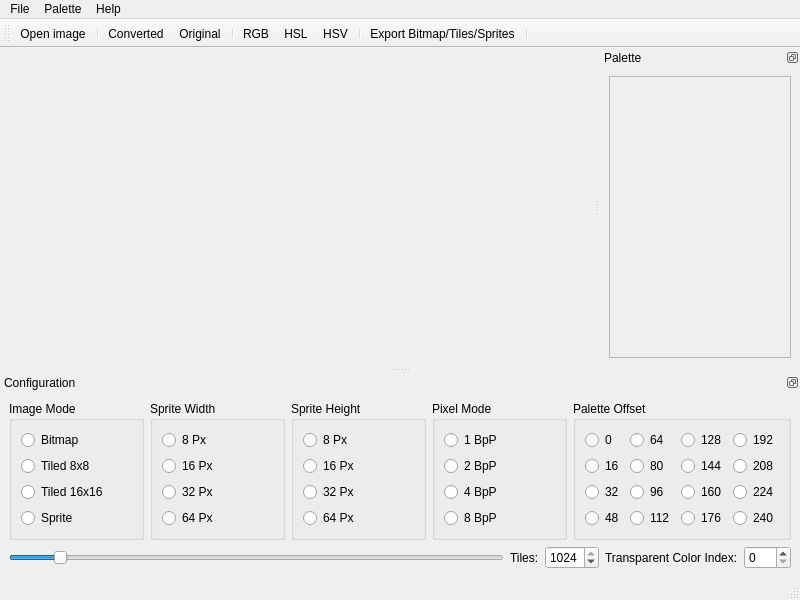
<?xml version="1.0" encoding="UTF-8"?>
<ui version="4.0">
 <class>MainWindow</class>
 <widget class="QMainWindow" name="MainWindow">
  <property name="geometry">
   <rect>
    <x>0</x>
    <y>0</y>
    <width>800</width>
    <height>600</height>
   </rect>
  </property>
  <property name="windowTitle">
   <string>Vera Graphics Converter</string>
  </property>
  <widget class="QWidget" name="centralwidget">
   <layout class="QGridLayout" name="gridLayout_3"/>
  </widget>
  <widget class="QMenuBar" name="menubar">
   <property name="geometry">
    <rect>
     <x>0</x>
     <y>0</y>
     <width>800</width>
     <height>22</height>
    </rect>
   </property>
   <widget class="QMenu" name="menuFile">
    <property name="title">
     <string>File</string>
    </property>
    <addaction name="actionNew"/>
    <addaction name="actionOpen"/>
    <addaction name="actionSave"/>
    <addaction name="actionSave_as"/>
    <addaction name="separator"/>
    <addaction name="actionOpenImage"/>
    <addaction name="actionExport_Bitmap_Tilemap"/>
    <addaction name="separator"/>
    <addaction name="actionSettings"/>
    <addaction name="separator"/>
    <addaction name="actionQuit"/>
   </widget>
   <widget class="QMenu" name="menuPalette">
    <property name="title">
     <string>Palette</string>
    </property>
    <addaction name="actionLoad_gimp_palette"/>
    <addaction name="actionSave_as_Gimp_Palette"/>
    <addaction name="actionReload_Vera_Default"/>
    <addaction name="separator"/>
    <addaction name="actionExport_Palette"/>
    <addaction name="actionExport_Palette_Section_as_Binary"/>
   </widget>
   <widget class="QMenu" name="menuHelp">
    <property name="title">
     <string>Help</string>
    </property>
    <addaction name="actionHelp"/>
    <addaction name="separator"/>
    <addaction name="actionInfo"/>
    <addaction name="actionHomepage"/>
   </widget>
   <addaction name="menuFile"/>
   <addaction name="menuPalette"/>
   <addaction name="menuHelp"/>
  </widget>
  <widget class="QDockWidget" name="paletteDock">
   <property name="minimumSize">
    <size>
     <width>200</width>
     <height>200</height>
    </size>
   </property>
   <property name="features">
    <set>QDockWidget::DockWidgetFloatable|QDockWidget::DockWidgetMovable</set>
   </property>
   <property name="windowTitle">
    <string>Palette</string>
   </property>
   <attribute name="dockWidgetArea">
    <number>2</number>
   </attribute>
   <widget class="QWidget" name="paletteDockContents">
    <layout class="QGridLayout" name="gridLayout">
     <item row="0" column="0">
      <widget class="QScrollArea" name="paletteScrollArea">
       <property name="widgetResizable">
        <bool>true</bool>
       </property>
       <widget class="QWidget" name="scrollAreaWidgetContents">
        <property name="geometry">
         <rect>
          <x>0</x>
          <y>0</y>
          <width>174</width>
          <height>274</height>
         </rect>
        </property>
       </widget>
      </widget>
     </item>
    </layout>
   </widget>
  </widget>
  <widget class="QDockWidget" name="configDock">
   <property name="features">
    <set>QDockWidget::DockWidgetFloatable|QDockWidget::DockWidgetMovable</set>
   </property>
   <property name="windowTitle">
    <string>Configuration</string>
   </property>
   <attribute name="dockWidgetArea">
    <number>8</number>
   </attribute>
   <widget class="QWidget" name="dockWidgetContents_2">
    <layout class="QVBoxLayout" name="verticalLayout_6">
     <item>
      <layout class="QHBoxLayout" name="horizontalLayout_2">
       <item>
        <widget class="QGroupBox" name="imageModBox">
         <property name="title">
          <string>Image Mode</string>
         </property>
         <layout class="QVBoxLayout" name="verticalLayout">
          <item>
           <widget class="QRadioButton" name="iModeBitmapCheck">
            <property name="text">
             <string>Bitmap</string>
            </property>
           </widget>
          </item>
          <item>
           <widget class="QRadioButton" name="iModeTiled8Check">
            <property name="text">
             <string>Tiled 8x8</string>
            </property>
           </widget>
          </item>
          <item>
           <widget class="QRadioButton" name="iModeTiled16Check">
            <property name="text">
             <string>Tiled 16x16</string>
            </property>
           </widget>
          </item>
          <item>
           <widget class="QRadioButton" name="iModeSpriteCheck">
            <property name="text">
             <string>Sprite</string>
            </property>
           </widget>
          </item>
         </layout>
        </widget>
       </item>
       <item>
        <widget class="QGroupBox" name="spriteWidthBox">
         <property name="title">
          <string>Sprite Width</string>
         </property>
         <layout class="QVBoxLayout" name="verticalLayout_3">
          <item>
           <widget class="QRadioButton" name="spriteW08Check">
            <property name="text">
             <string>8 Px</string>
            </property>
           </widget>
          </item>
          <item>
           <widget class="QRadioButton" name="spriteW16Check">
            <property name="text">
             <string>16 Px</string>
            </property>
           </widget>
          </item>
          <item>
           <widget class="QRadioButton" name="spriteW32Check">
            <property name="text">
             <string>32 Px</string>
            </property>
           </widget>
          </item>
          <item>
           <widget class="QRadioButton" name="spriteW64Check">
            <property name="text">
             <string>64 Px</string>
            </property>
           </widget>
          </item>
         </layout>
        </widget>
       </item>
       <item>
        <widget class="QGroupBox" name="spriteHeightBox">
         <property name="title">
          <string>Sprite Height</string>
         </property>
         <layout class="QVBoxLayout" name="verticalLayout_4">
          <item>
           <widget class="QRadioButton" name="spriteH08Check">
            <property name="text">
             <string>8 Px</string>
            </property>
           </widget>
          </item>
          <item>
           <widget class="QRadioButton" name="spriteH16Check">
            <property name="text">
             <string>16 Px</string>
            </property>
           </widget>
          </item>
          <item>
           <widget class="QRadioButton" name="spriteH32Check">
            <property name="text">
             <string>32 Px</string>
            </property>
           </widget>
          </item>
          <item>
           <widget class="QRadioButton" name="spriteH64Check">
            <property name="text">
             <string>64 Px</string>
            </property>
           </widget>
          </item>
         </layout>
        </widget>
       </item>
       <item>
        <widget class="QGroupBox" name="pixelModeBox">
         <property name="title">
          <string>Pixel Mode</string>
         </property>
         <layout class="QVBoxLayout" name="verticalLayout_2">
          <item>
           <widget class="QRadioButton" name="pMode1Check">
            <property name="text">
             <string>1 BpP</string>
            </property>
           </widget>
          </item>
          <item>
           <widget class="QRadioButton" name="pMode2Check">
            <property name="text">
             <string>2 BpP</string>
            </property>
           </widget>
          </item>
          <item>
           <widget class="QRadioButton" name="pMode4Check">
            <property name="text">
             <string>4 BpP</string>
            </property>
           </widget>
          </item>
          <item>
           <widget class="QRadioButton" name="pMode8Check">
            <property name="text">
             <string>8 BpP</string>
            </property>
           </widget>
          </item>
         </layout>
        </widget>
       </item>
       <item>
        <widget class="QGroupBox" name="paletteOffsetBox">
         <property name="title">
          <string>Palette Offset</string>
         </property>
         <layout class="QGridLayout" name="gridLayout_2">
          <item row="3" column="0">
           <widget class="QRadioButton" name="paletteOffset048Check">
            <property name="text">
             <string>48</string>
            </property>
           </widget>
          </item>
          <item row="3" column="3">
           <widget class="QRadioButton" name="paletteOffset240Check">
            <property name="text">
             <string>240</string>
            </property>
           </widget>
          </item>
          <item row="0" column="2">
           <widget class="QRadioButton" name="paletteOffset128Check">
            <property name="text">
             <string>128</string>
            </property>
           </widget>
          </item>
          <item row="1" column="0">
           <widget class="QRadioButton" name="paletteOffset016Check">
            <property name="text">
             <string>16</string>
            </property>
           </widget>
          </item>
          <item row="1" column="3">
           <widget class="QRadioButton" name="paletteOffset208Check">
            <property name="text">
             <string>208</string>
            </property>
           </widget>
          </item>
          <item row="2" column="2">
           <widget class="QRadioButton" name="paletteOffset160Check">
            <property name="text">
             <string>160</string>
            </property>
           </widget>
          </item>
          <item row="3" column="1">
           <widget class="QRadioButton" name="paletteOffset112Check">
            <property name="text">
             <string>112</string>
            </property>
           </widget>
          </item>
          <item row="0" column="1">
           <widget class="QRadioButton" name="paletteOffset064Check">
            <property name="text">
             <string>64</string>
            </property>
           </widget>
          </item>
          <item row="0" column="0">
           <widget class="QRadioButton" name="paletteOffset000Check">
            <property name="text">
             <string>0</string>
            </property>
           </widget>
          </item>
          <item row="1" column="1">
           <widget class="QRadioButton" name="paletteOffset080Check">
            <property name="text">
             <string>80</string>
            </property>
           </widget>
          </item>
          <item row="2" column="0">
           <widget class="QRadioButton" name="paletteOffset032Check">
            <property name="text">
             <string>32</string>
            </property>
           </widget>
          </item>
          <item row="2" column="3">
           <widget class="QRadioButton" name="paletteOffset224Check">
            <property name="text">
             <string>224</string>
            </property>
           </widget>
          </item>
          <item row="3" column="2">
           <widget class="QRadioButton" name="paletteOffset176Check">
            <property name="text">
             <string>176</string>
            </property>
           </widget>
          </item>
          <item row="0" column="3">
           <widget class="QRadioButton" name="paletteOffset192Check">
            <property name="text">
             <string>192</string>
            </property>
           </widget>
          </item>
          <item row="1" column="2">
           <widget class="QRadioButton" name="paletteOffset144Check">
            <property name="text">
             <string>144</string>
            </property>
           </widget>
          </item>
          <item row="2" column="1">
           <widget class="QRadioButton" name="paletteOffset096Check">
            <property name="text">
             <string>96</string>
            </property>
           </widget>
          </item>
         </layout>
        </widget>
       </item>
      </layout>
     </item>
     <item>
      <layout class="QHBoxLayout" name="horizontalLayout_3">
       <item>
        <widget class="QSlider" name="zoomSlider">
         <property name="toolTip">
          <string>Zoom level</string>
         </property>
         <property name="minimum">
          <number>10</number>
         </property>
         <property name="maximum">
          <number>1000</number>
         </property>
         <property name="singleStep">
          <number>1</number>
         </property>
         <property name="value">
          <number>100</number>
         </property>
         <property name="orientation">
          <enum>Qt::Horizontal</enum>
         </property>
        </widget>
       </item>
       <item>
        <widget class="QLabel" name="label_3">
         <property name="text">
          <string>Tiles:</string>
         </property>
        </widget>
       </item>
       <item>
        <widget class="QSpinBox" name="NTilesSpin">
         <property name="toolTip">
          <string>Maximum number of tiles</string>
         </property>
         <property name="minimum">
          <number>1</number>
         </property>
         <property name="maximum">
          <number>1024</number>
         </property>
         <property name="singleStep">
          <number>1</number>
         </property>
         <property name="value">
          <number>1024</number>
         </property>
        </widget>
       </item>
       <item>
        <widget class="QLabel" name="label">
         <property name="text">
          <string>Transparent Color Index:</string>
         </property>
        </widget>
       </item>
       <item>
        <widget class="QSpinBox" name="transparentSpin">
         <property name="toolTip">
          <string>Color index for transparent pixels</string>
         </property>
         <property name="maximum">
          <number>255</number>
         </property>
        </widget>
       </item>
      </layout>
     </item>
    </layout>
   </widget>
  </widget>
  <widget class="QToolBar" name="toolBar">
   <property name="enabled">
    <bool>true</bool>
   </property>
   <property name="windowTitle">
    <string>toolBar</string>
   </property>
   <property name="iconSize">
    <size>
     <width>16</width>
     <height>16</height>
    </size>
   </property>
   <property name="toolButtonStyle">
    <enum>Qt::ToolButtonTextBesideIcon</enum>
   </property>
   <attribute name="toolBarArea">
    <enum>TopToolBarArea</enum>
   </attribute>
   <attribute name="toolBarBreak">
    <bool>false</bool>
   </attribute>
   <addaction name="actionOpenImage"/>
   <addaction name="separator"/>
   <addaction name="actionShowConverted"/>
   <addaction name="actionShowOriginal"/>
   <addaction name="separator"/>
   <addaction name="actionClosest_RGB"/>
   <addaction name="actionClosest_HSL"/>
   <addaction name="actionClosest_HSV"/>
   <addaction name="separator"/>
   <addaction name="actionExport_Bitmap_Tilemap"/>
   <addaction name="separator"/>
  </widget>
  <widget class="QStatusBar" name="statusBar"/>
  <action name="actionOpenImage">
   <property name="icon">
    <iconset resource="resources.qrc">
     <normaloff>:/res/folder-3.png</normaloff>:/res/folder-3.png</iconset>
   </property>
   <property name="text">
    <string>Open image...</string>
   </property>
   <property name="toolTip">
    <string>Open Image File</string>
   </property>
  </action>
  <action name="actionShowOriginal">
   <property name="checkable">
    <bool>true</bool>
   </property>
   <property name="text">
    <string>Original</string>
   </property>
   <property name="toolTip">
    <string>Display the original image</string>
   </property>
  </action>
  <action name="actionShowConverted">
   <property name="checkable">
    <bool>true</bool>
   </property>
   <property name="text">
    <string>Converted</string>
   </property>
   <property name="toolTip">
    <string>Display the converted 8-Bit image</string>
   </property>
  </action>
  <action name="actionClosest_RGB">
   <property name="checkable">
    <bool>true</bool>
   </property>
   <property name="enabled">
    <bool>true</bool>
   </property>
   <property name="text">
    <string>RGB</string>
   </property>
   <property name="toolTip">
    <string>Look for closest palette color using RGB color space</string>
   </property>
  </action>
  <action name="actionClosest_HSL">
   <property name="checkable">
    <bool>true</bool>
   </property>
   <property name="text">
    <string>HSL</string>
   </property>
   <property name="toolTip">
    <string>Look for closest palette color using Hue/Saturation/Lightness color space</string>
   </property>
  </action>
  <action name="actionLoad_gimp_palette">
   <property name="text">
    <string>Load Gimp Palette...</string>
   </property>
  </action>
  <action name="actionSave_as_Gimp_Palette">
   <property name="text">
    <string>Save as Gimp Palette...</string>
   </property>
  </action>
  <action name="actionInfo">
   <property name="text">
    <string>Info</string>
   </property>
  </action>
  <action name="actionClosest_HSV">
   <property name="checkable">
    <bool>true</bool>
   </property>
   <property name="text">
    <string>HSV</string>
   </property>
   <property name="toolTip">
    <string>Look for closest palette color using Hue/Saturation/Brightness color space</string>
   </property>
  </action>
  <action name="actionReload_Vera_Default">
   <property name="text">
    <string>Reload Vera Default</string>
   </property>
   <property name="toolTip">
    <string>Reload Vera Default Palette</string>
   </property>
  </action>
  <action name="actionExport_Bitmap_Tilemap">
   <property name="icon">
    <iconset resource="resources.qrc">
     <normaloff>:/res/media-floppy-2.png</normaloff>:/res/media-floppy-2.png</iconset>
   </property>
   <property name="text">
    <string>Export Bitmap/Tiles/Sprites...</string>
   </property>
  </action>
  <action name="actionExport_Palette">
   <property name="text">
    <string>Export Palette as Binary...</string>
   </property>
  </action>
  <action name="actionHelp">
   <property name="text">
    <string>Help</string>
   </property>
  </action>
  <action name="actionHomepage">
   <property name="text">
    <string>Homepage</string>
   </property>
  </action>
  <action name="actionNew">
   <property name="text">
    <string>New</string>
   </property>
  </action>
  <action name="actionSave">
   <property name="text">
    <string>Save</string>
   </property>
  </action>
  <action name="actionSave_as">
   <property name="text">
    <string>Save as...</string>
   </property>
  </action>
  <action name="actionQuit">
   <property name="text">
    <string>Quit</string>
   </property>
  </action>
  <action name="actionOpen">
   <property name="text">
    <string>Open...</string>
   </property>
  </action>
  <action name="actionExport_Palette_Section_as_Binary">
   <property name="text">
    <string>Export Palette Section as Binary...</string>
   </property>
  </action>
  <action name="actionSettings">
   <property name="text">
    <string>Settings...</string>
   </property>
  </action>
 </widget>
 <resources>
  <include location="resources.qrc"/>
 </resources>
 <connections/>
</ui>
